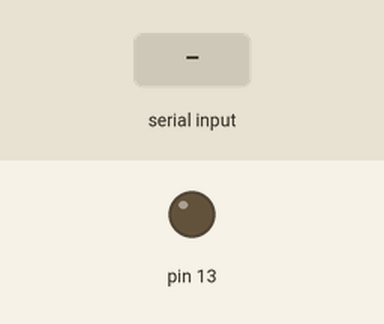
Recording of a sketch running on a simulated Arduino Uno, built with avr-gcc and run on an emulated ATmega328P. Shown: output pins drawn as LEDs (lit = HIGH). Inputs (shaded band) come from the test bench.

Above: at 1.2 s.
1.3 s: "H" received over Serial
At 1.9 s:
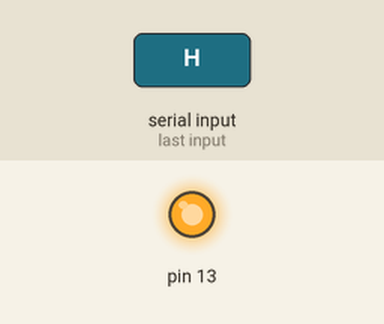
2.8 s: "L" received over Serial
At 4.2 s:
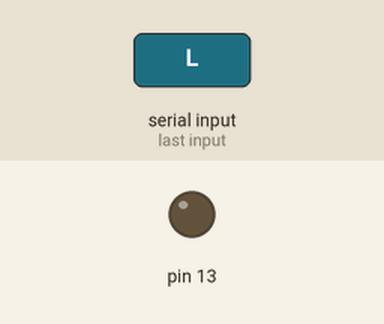
Timing chart, 0 to 5.8 s (numbered marks = the images above; inputs shaded):
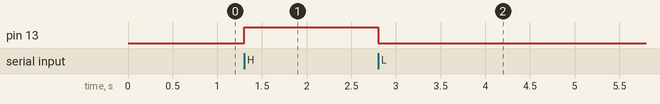

Measured:
- after the input at 1.3 s, pin 13: LOW → HIGH at once
- after the input at 2.8 s, pin 13: HIGH → LOW at once

The sketch:

Letter_input_driven_blinking.ino
```cpp
int amn;

void setup()
{
  pinMode(13, OUTPUT);
  Serial.begin(9600);//Initialising serial communication.
}

void loop()
{
  if(Serial.available())  //if there is any incoming serial data to the serial monitor
  {
    amn=Serial.read();//whatever data is given to amn ,it is read as input.
    if(amn =='H'){
      digitalWrite(13,HIGH);
      //type 'H' and send to the serial monitor
    }
    if(amn == 'L'){
      digitalWrite(13,LOW);
      //type 'L' and send to the serial monitor
    }
  }
}
```
